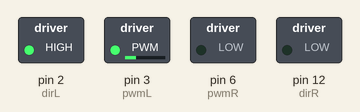
The sketch below on a simulated Arduino Uno, built with avr-gcc and run on an emulated ATmega328P. On the bench: switched loads named in the sketch (green lamp = pin HIGH).

Above: at 0.1 s.
Timing chart, 0 to 1.6 s (numbered marks = the images above):
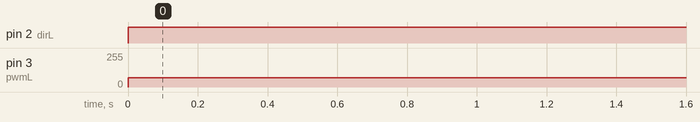

The sketch:

motor_controls.ino
```cpp
#define pwmL 3 // Motor pins
#define dirL 2
#define pwmR 6
#define dirR 12


void setup() {
  pinMode(pwmL, OUTPUT);
  pinMode(dirL, OUTPUT);
  pinMode(pwmR, OUTPUT);
  pinMode(dirR, OUTPUT);

}

void left(int power = 100) {
  /* FOR NOW, TURNING A DIRECTION JUST MEANS ACTIVATING ONE MOTOR
  digitalWrite(dirL, LOW);
  digitalWrite(dirR, HIGH);
  analogWrite(pwmL, 100);
  analogWrite(pwmR, 100);*/
  digitalWrite(dirR, HIGH);
  digitalWrite(dirL, HIGH);
  analogWrite(pwmL, 0);
  analogWrite(pwmR, power);
}

void right(int power = 100) {
  /* FOR NOW, TURNING A DIRECTION JUST MEANS ACTIVATING ONE MOTOR
  digitalWrite(dirL, HIGH); //make left motor fowards
  digitalWrite(dirR, LOW); // made right motor reverse
  analogWrite(pwmL, power);
  analogWrite(pwmR, power); */
  digitalWrite(dirL, HIGH);
  digitalWrite(dirR, HIGH);
  analogWrite(pwmR, 0);
  analogWrite(pwmL, power);
}

void halt() {
  analogWrite(pwmL, 0);
  analogWrite(pwmR, 0);
}

void straight(int power = 100) {
  digitalWrite(dirL, HIGH);
  digitalWrite(dirR, HIGH);
  analogWrite(pwmL, power);
  analogWrite(pwmR, power);

}
void loop() {
//  digitalWrite(dirL, LOW);
//  digitalWrite(dirL, LOW);
//  analogWrite(pwmL, 100);
//  analogWrite(pwmL, 100);
//    digitalWrite(dirL, HIGH);
//    analogWrite(pwmL, 100);
//    delay(1000);
//    analogWrite(pwmL, 0);
//    delay(1000);
//    digitalWrite(dirL, LOW);
//    analogWrite(pwmL, 100);
//    delay(1000);
//    halt();


//    straight();
//    delay(1000);
//    left();
//    delay(1000);
//    right();
//    delay(1000);
    digitalWrite(dirL, HIGH);
    analogWrite(pwmL, 70);
}
```

Measured:
- by itself, pin 2 (dirL): LOW → HIGH at 0.00 s
- by itself, pin 3 (pwmL): 0/255 → 70/255 at 0.00 s
